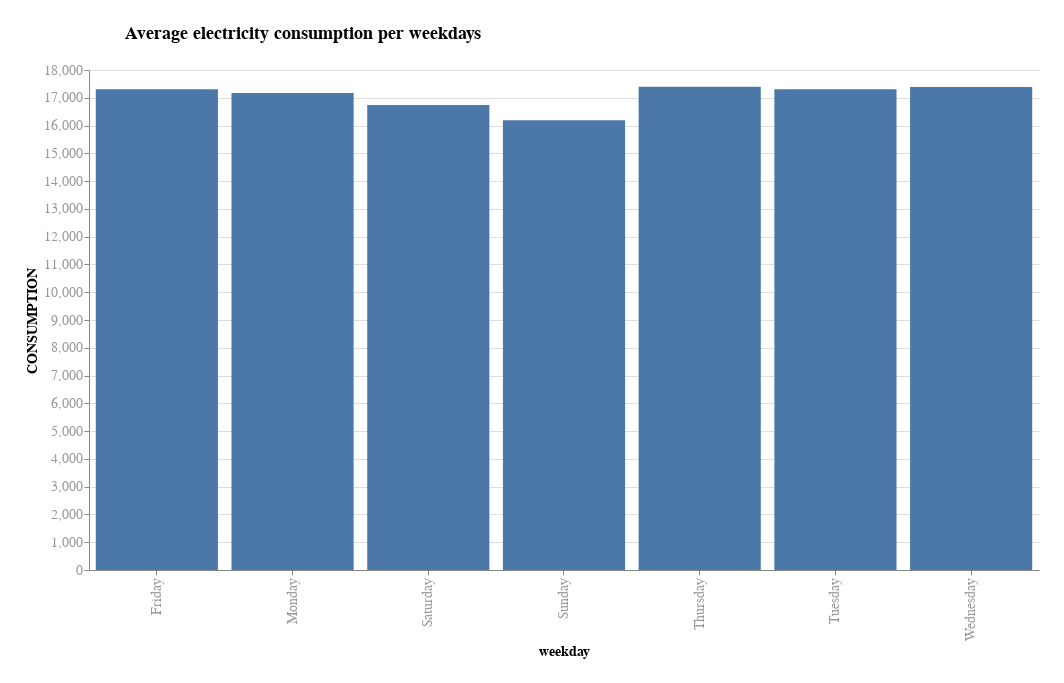

The code cell stored with this chart in its notebook:
### Code cell
chart5 = alt.Chart(df5,title='Average electricity consumption per weekdays').mark_bar().encode(
    x = alt.X('weekday:N'),
    y = alt.Y('CONSUMPTION:Q'),
    tooltip = alt.Tooltip('CONSUMPTION')
).properties(width = 950, 
              height = 500, 
              background = '#FFFFFF', 
              padding = 25
             ).configure_view(strokeWidth = 0
             ).configure_axis(labelColor = "#999999",
                              gridWidth = 1,
                              titleFont = 'Helvetica',
                              labelFont = 'Helvetica',
                              titleFontSize = 14,
                              labelFontSize = 14
             ).configure_text(font = 'Helvetica'
             ).configure_title(
                                align='center',
                                anchor='start',
                                offset = 20,
                                fontSize = 18,
                                dx = 100,
                                fontWeight = 'bold'
             ).configure_legend(
                                titleFontSize=18,
                                labelFontSize=15
                              )

chart5

### Figure 1 — Vega-Lite specification as saved in the notebook (floating-point values rounded to 4 significant figures)
{"config": {"view": {"continuousWidth": 400, "continuousHeight": 300, "strokeWidth": 0}, "axis": {"gridWidth": 1, "labelColor": "#999999", "labelFont": "Helvetica", "labelFontSize": 14, "titleFont": "Helvetica", "titleFontSize": 14}, "legend": {"labelFontSize": 15, "titleFontSize": 18}, "text": {"font": "Helvetica"}, "title": {"align": "center", "anchor": "start", "dx": 100, "fontSize": 18, "fontWeight": "bold", "offset": 20}}, "data": {"name": "data-7393e95f1999c3ba7d4ec6b8edeb3b8a"}, "mark": "bar", "background": "#FFFFFF", "encoding": {"tooltip": {"type": "quantitative", "field": "CONSUMPTION"}, "x": {"type": "nominal", "field": "weekday"}, "y": {"type": "quantitative", "field": "CONSUMPTION"}}, "height": 500, "padding": 25, "title": "Average electricity consumption per weekdays", "width": 950, "$schema": "https://vega.github.io/schema/vega-lite/v4.8.1.json", "datasets": {"data-7393e95f1999c3ba7d4ec6b8edeb3b8a": [{"weekday": "Monday", "CONSUMPTION": 17170.0}, {"weekday": "Tuesday", "CONSUMPTION": 17310.0}, {"weekday": "Wednesday", "CONSUMPTION": 17380.0}, {"weekday": "Thursday", "CONSUMPTION": 17400.0}, {"weekday": "Friday", "CONSUMPTION": 17310.0}, {"weekday": "Saturday", "CONSUMPTION": 16740.0}, {"weekday": "Sunday", "CONSUMPTION": 16190.0}]}}
